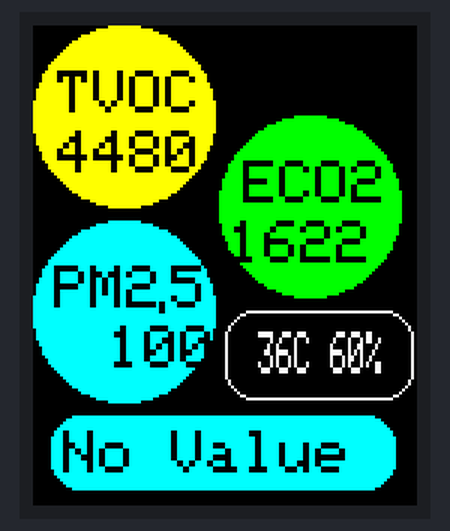
The sketch below on a simulated Arduino Uno, built with avr-gcc and run on an emulated ATmega328P. On the bench: 128×160 colour display.

Above: at 0.3 s.

The sketch:

code_offi.ino
```cpp
#include <BH1750.h>

#include <Adafruit_GFX.h>
#include <Adafruit_ST7735.h>
#include <Adafruit_ST7789.h>
#include <SPI.h>
#include <Wire.h>
#define TFT_CS        13
#define TFT_RST        4
#define TFT_DC         2

Adafruit_ST7735 tft = Adafruit_ST7735(TFT_CS, TFT_DC, TFT_RST);

float p = 3.1415926;

void setup(void) {
  Serial.begin(9600);
tft.initR(INITR_BLACKTAB);      // Init ST7735S chip, black tab

}

void loop() {

  uint8_t AQI = 5;
  uint16_t TVOC = 4480;
  uint16_t ECO2 = 1622;
  float dustDensity = 1000;
  float temp = 36;
  float humidity = 60;

  tft.fillScreen(ST77XX_BLACK);
  tvocLCD(TVOC);
  eco2LCD(ECO2);
  pmLCD(dustDensity);
  tempAndHumLCD(temp, humidity);
  aqiLCD(AQI);
  delay(2000);
}
void tvocLCD(int TVOC){
  tft.fillCircle(30, 30, 30, ST7735_YELLOW);
  tft.setCursor(8, 15);
  tft.setTextSize(2);
  tft.setTextColor(ST7735_BLACK);
  tft.print("TVOC");
  tft.setTextSize(2);
  tft.setTextColor(ST7735_BLACK);
  if(TVOC >= 10 && TVOC < 100){
    tft.setCursor(20, 35);
  }else if(TVOC >= 100 && TVOC < 1000){
    tft.setCursor(15, 35);
  }else if(TVOC > 1000){
    tft.setCursor(8, 35);
  }else tft.setCursor(25, 35);
  tft.print(TVOC);
}
void eco2LCD(int ECO2){
  tft.fillCircle(92, 60, 30, ST7735_GREEN);
  tft.setCursor(70, 45);
  tft.setTextSize(2);
  tft.setTextColor(ST7735_BLACK);
  tft.print("ECO2");
  tft.setTextSize(2);
  tft.setTextColor(ST7735_BLACK);
  if(ECO2 >= 100 && ECO2 < 1000){
    tft.setCursor(77, 65);
  }else if(ECO2 > 1000){
    tft.setCursor(65, 65);
  }
  tft.print(ECO2);
}
void pmLCD(float dustDensity){
  tft.fillCircle(30, 95, 30, ST7735_CYAN);
  tft.setCursor(7, 80);
  tft.setTextSize(2);
  tft.setTextColor(ST7735_BLACK);
  tft.print("PM2");
  tft.setTextSize(1,2);
  tft.setCursor(40, 82);
  tft.print(".");
  tft.setCursor(46, 80);
  tft.setTextSize(2);
  tft.print("5");
  tft.setTextSize(2);
  tft.setTextColor(ST7735_BLACK);
  if(dustDensity >= 10 && dustDensity < 100){
    tft.setCursor(20, 100);
  }else if(dustDensity >= 100 && dustDensity < 1000){
    tft.setCursor(15, 100);
  }else tft.setCursor(25, 100);
    tft.print(round(dustDensity));
}
void tempAndHumLCD(float temp, float humidity){
  tft.drawRoundRect(64, 95, 63, 30, 10, ST7735_WHITE);
  tft.setCursor(75, 102);
  tft.setTextSize(1,2);
  tft.setTextColor(ST7735_WHITE);
  tft.print(round(temp));
  tft.print("C ");
  tft.print(round(humidity));
  tft.print("%");
}
void aqiLCD(int AQI){
  tft.setTextColor(ST7735_BLACK);
  tft.setTextSize(2);
  tft.setCursor(10, 135);
  switch (AQI) {
    case 0:
tft.fillRoundRect(6, 130, 115, 25, 10, ST7735_GREEN);
      tft.print("Good");
      break;
    case 1:
      tft.fillRoundRect(6, 130, 115, 25, 10, ST7735_YELLOW);
      tft.print("Moderate");
      break;
    case 2:
      tft.fillRoundRect(6, 130, 115, 25, 10, ST7735_ORANGE);
      tft.print("Poor");
      break;
    case 3:
      tft.fillRoundRect(6, 130, 115, 25, 10, ST7735_RED);
      tft.print("Unhealthy");
      break;
    case 4:
      tft.fillRoundRect(6, 130, 115, 25, 10, ST7735_MAGENTA);
      tft.print("Hazardous");
      break;
    default:
      tft.fillRoundRect(6, 130, 115, 25, 10, ST7735_CYAN);
      tft.print("No Value");
      break;
  }
}
```
